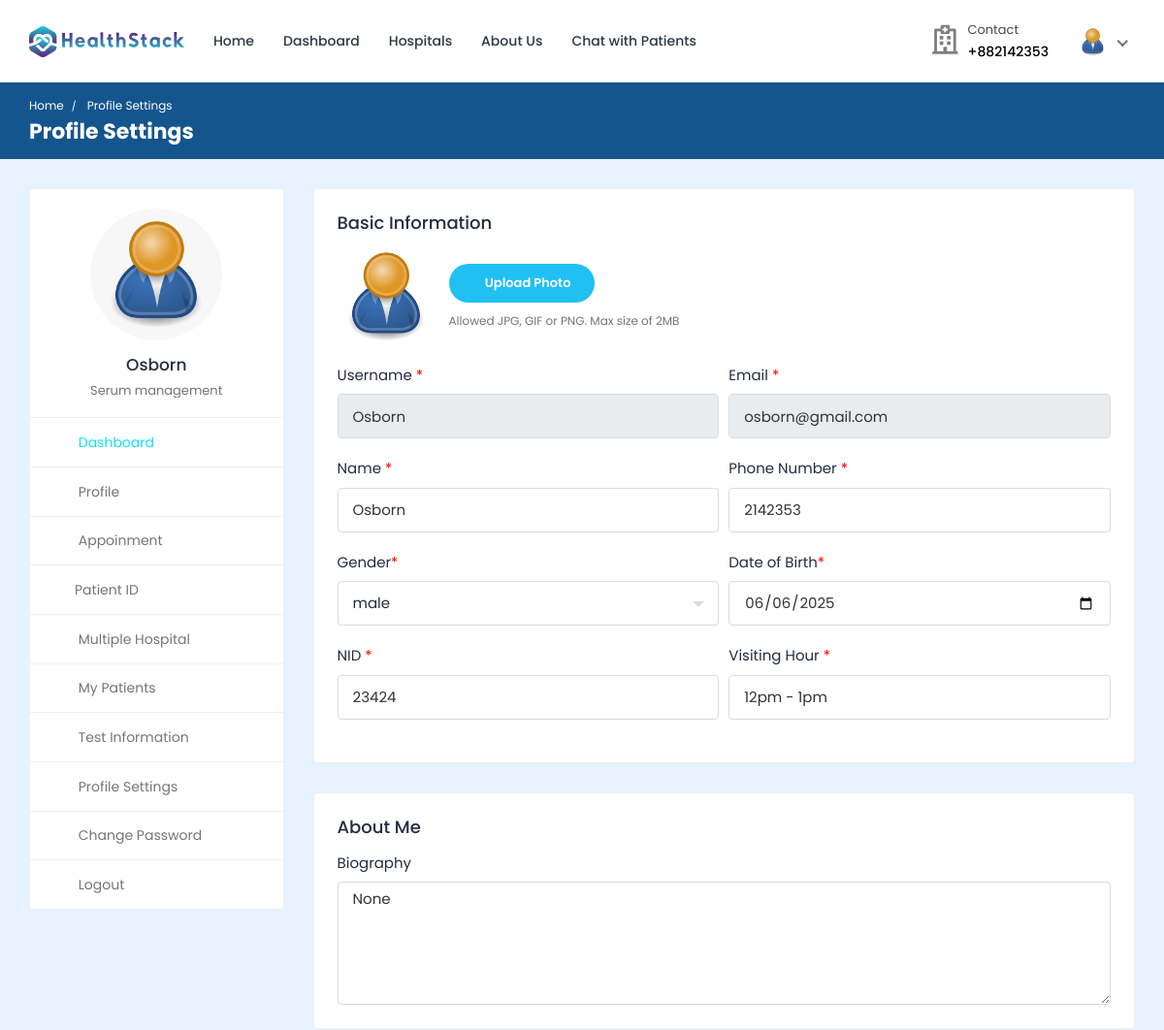
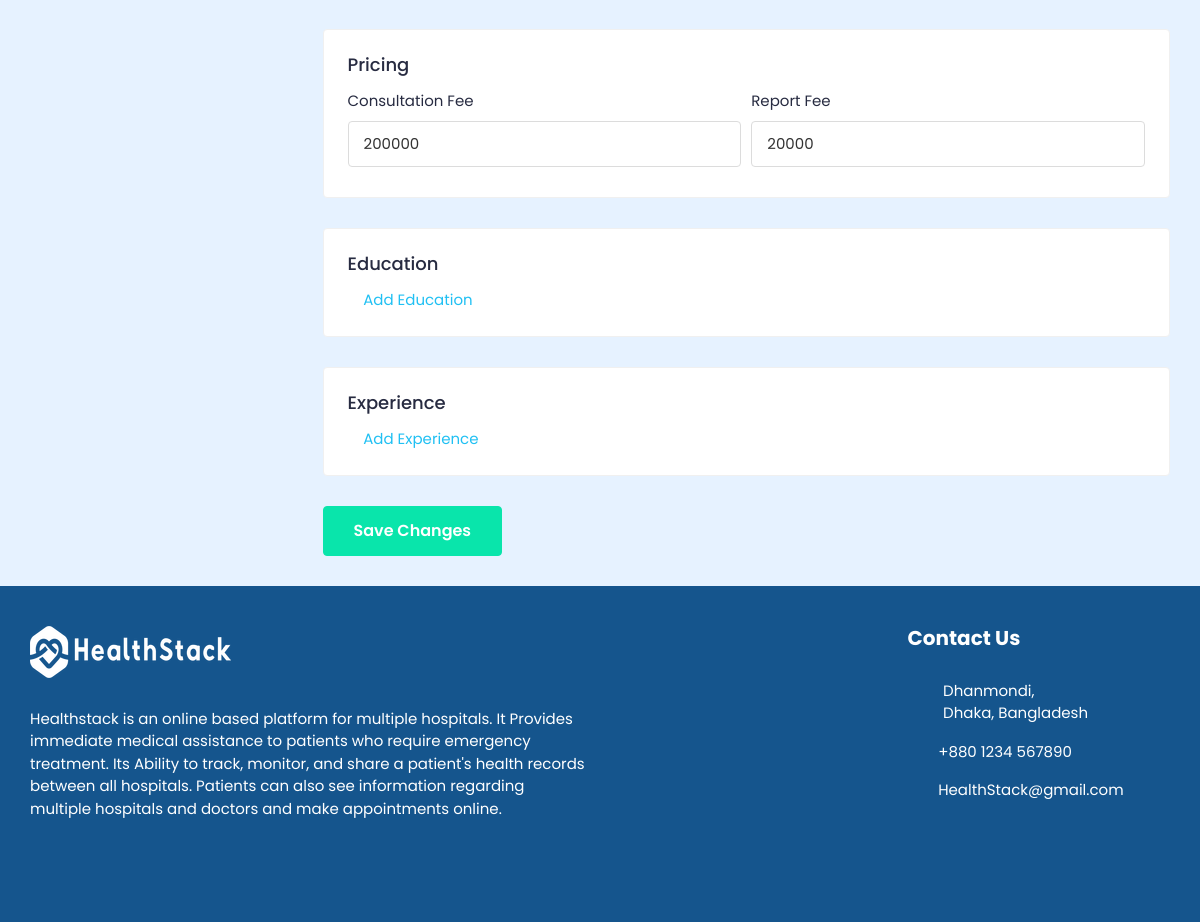
Page /doctor/doctor-profile-settings/ (signed in) on the committed database (2 pictures, top to bottom).
### doctor/models.py (models this page shows, shortened)
class Doctor_Information(models.Model):
    DOCTOR_TYPE = (
        ('Cardiologists', 'Cardiologists'),
        ('Neurologists', 'Neurologists'),
        ('Pediatricians', 'Pediatricians'),
        ('Physiatrists', 'Physiatrists'),
        ('Dermatologists', 'Dermatologists'),
    )
    doctor_id = models.AutoField(primary_key=True)
    user = models.OneToOneField(User, on_delete=models.CASCADE, null=True, blank=True, related_name='profile')
    name = models.CharField(max_length=200, null=True, blank=True)
    username = models.CharField(max_length=200, null=True, blank=True)
    gender = models.CharField(max_length=200, null=True, blank=True)
    description = models.TextField(max_length=1000, null=True, blank=True)
    department = models.CharField(max_length=200, choices=DOCTOR_TYPE, null=True, blank=True)
    department_name = models.ForeignKey(hospital_department, on_delete=models.SET_NULL, null=True, blank=True)
    specialization = models.ForeignKey(specialization, on_delete=models.SET_NULL, null=True, blank=True)
    featured_image = models.ImageField(upload_to='doctors/', default='doctors/user-default.png', null=True, blank=True)
    certificate_image = models.ImageField(upload_to='doctors_certificate/', default='doctors_certificate/default.png', null=True, blank=True)
    email = models.EmailField(max_length=200, null=True, blank=True)
    phone_number = models.CharField(max_length=200, null=True, blank=True)
    nid = models.CharField(max_length=200, null=True, blank=True)
    visiting_hour = models.CharField(max_length=200, null=True, blank=True)
    consultation_fee = models.IntegerField(null=True, blank=True)
    report_fee = models.IntegerField(null=True, blank=True)
    dob = models.CharField(max_length=200, null=True, blank=True)
    institute = models.CharField(max_length=200, null=True, blank=True)
    degree = models.CharField(max_length=200, null=True, blank=True)
    completion_year = models.CharField(max_length=200, null=True, blank=True)
    work_place = models.CharField(max_length=200, null=True, blank=True)
    designation = models.CharField(max_length=200, null=True, blank=True)
    start_year = models.CharField(max_length=200, null=True, blank=True)
    end_year = models.CharField(max_length=200, null=True, blank=True)
    register_status =  models.CharField(max_length=200, null=True, blank=True)
    hospital_name = models.ForeignKey(Hospital_Information, on_delete=models.SET_NULL, null=True, blank=True)

### hospital_admin/models.py (models this page shows, shortened)
class specialization(models.Model):
    specialization_id = models.AutoField(primary_key=True)
    specialization_name = models.CharField(max_length=200, null=True, blank=True)
    hospital = models.ForeignKey(Hospital_Information, on_delete=models.CASCADE, null=True, blank=True)

### doctor/views.py (the view, shortened to what this page needs)
# urls.py: path('doctor-profile-settings/', views.doctor_profile_settings,name='doctor-profile-settings'),
@csrf_exempt
@login_required(login_url="doctor-login")
def doctor_profile_settings(request):
    if request.user.is_doctor:
        doctor = Doctor_Information.objects.get(user=request.user)
        old_featured_image = doctor.featured_image
        if request.method == 'GET':
            educations = Education.objects.filter(doctor=doctor)
            experiences = Experience.objects.filter(doctor=doctor)
            context = {'doctor': doctor, 'educations': educations, 'experiences': experiences}
            return render(request, 'doctor-profile-settings.html', context)
    else:
        redirect('doctor-logout')

### templates/doctor-profile-settings.html (shortened to what this page needs)
{% load static %}
<!DOCTYPE html>
<html lang="en">
  <head>
    <link
      rel="stylesheet"
      href="{% static 'HealthStack-System/plugins/Normal/select2/css/select2.min.css' %}"
    />
    <link
      rel="stylesheet"
      href="{% static 'HealthStack-System/plugins/Normal/bootstrap-tagsinput/css/bootstrap-tagsinput.css' %}"
    />
    <link
      rel="stylesheet"
      href="{% static 'HealthStack-System/plugins/Normal/dropzone/dropzone.min.css' %}"
    />
    <link
      rel="stylesheet"
      href="{% static 'HealthStack-System/css/Normal/bootstrap.min.css' %}"
    />
    <link
      rel="stylesheet"
      href="{% static 'HealthStack-System/plugins/Normal/fontawesome/css/fontawesome.min.css' %}"
    />
    <link
      rel="stylesheet"
      href="{% static 'HealthStack-System/plugins/Normal/fontawesome/css/all.min.css' %}"
    />
    <link
      rel="stylesheet"
      href="% static 'HealthStack-System/plugins/fancybox/jquery.fancybox.min.css' %"
    />
    <link
      rel="stylesheet"
      href="{% static 'HealthStack-System/css/Normal/style.css' %}"
    />
  </head>
  <body>
    <div class="main-wrapper">
      <header class="header">{% include 'doctor-navbar.html' %}</header>
      <div class="breadcrumb-bar">
        <div class="container-fluid">
          <div class="row align-items-center">
            <div class="col-md-12 col-12">
              <nav aria-label="breadcrumb" class="page-breadcrumb">
                <ol class="breadcrumb">
                  <li class="breadcrumb-item"><a href="{% url 'doctor-dashboard' %}">Home</a></li>
                  <li class="breadcrumb-item active" aria-current="page">
                    Profile Settings
                  </li>
                </ol>
              </nav>
              <h2 class="breadcrumb-title">Profile Settings</h2>{% include 'message.html' %}
            </div>
          </div>
        </div>
      </div>
      <div class="content">
        <div class="container-fluid">
          <div class="row">
            <div class="col-md-5 col-lg-4 col-xl-3 theiaStickySidebar">
              <div>{% include 'doctor-sidebar.html' %}</div>
            </div>
	          <div class="col-md-7 col-lg-8 col-xl-9">
            <form action="{% url 'doctor-profile-settings' %}" method="POST" enctype="multipart/form-data">
							<div class="card">
								<div class="card-body">
									<h4 class="card-title">Basic Information</h4>
									<div class="row form-row">
										<div class="col-md-12">
											<div class="form-group">
												<div class="change-avatar">
													<div class="profile-img">
														<img src="{{doctor.featured_image.url}}" alt="User Image">
													</div>
													<div class="upload-img">
														<div class="change-photo-btn">
															<span><i class="fa fa-upload"></i> Upload Photo</span>
														</div>
														<small class="form-text text-muted">Allowed JPG, GIF or PNG. Max size of 2MB</small>
													</div>
												</div>
											</div>
										</div>
										<div class="col-md-6">
											<div class="form-group">
												<label>Username <span class="text-danger">*</span></label>
												<input type="text" class="form-control" readonly value="{{doctor.username}}" >
											</div>
										</div>
										<div class="col-md-6">
											<div class="form-group">
												<label>Email <span class="text-danger">*</span></label>
												<input type="email" class="form-control" readonly value="{{doctor.email}}">
											</div>
										</div>
										<div class="col-md-6">
											<div class="form-group">
												<label>Name <span class="text-danger">*</span></label>
												<input type="text" name="name" class="form-control" value="{{doctor.name}}">
											</div>
										</div>
										<div class="col-md-6">
											<div class="form-group">
												<label>Phone Number <span class="text-danger">*</span></label>
												<input type="number" name="number" class="form-control" value="{{doctor.phone_number}}"placeholder="Phone Number">
											</div>
										</div>
										<div class="col-md-6">
											<div class="form-group">
												<label>Gender<span class="text-danger">*</span></label>
											</div>
										</div>
										<div class="col-md-6">
											<div class="form-group mb-0">
												<label>Date of Birth<span class="text-danger">*</span></label>
												<input type="date" class="form-control" name="dob" value="{{doctor.dob}}">
											</div>
										</div>
                    <div class="col-md-6">
											<div class="form-group">
												<label>NID <span class="text-danger">*</span></label>
												<input type="number" name="nid" class="form-control" value="{{doctor.nid}}" placeholder="NID">
											</div>
										</div>
                    <div class="col-md-6">
											<div class="form-group">
												<label>Visiting Hour <span class="text-danger">*</span></label>
												<input type="text" name="visit_hour" class="form-control" value="{{doctor.visiting_hour}}" placeholder="x am - x pm">
											</div>
										</div>
									</div>
								</div>
							</div>
							<div class="card">
								<div class="card-body">
									<h4 class="card-title">About Me</h4>
									<div class="form-group mb-0">
										<label>Biography</label>
										<textarea class="form-control" rows="5" name="description">{{doctor.description}}</textarea>
									</div>
								</div>
							</div>
							<div class="card contact-card">
								<div class="card-body">
									<h4 class="card-title">Pricing</h4>
									<div class="row form-row">
										<div class="col-md-6">
											<div class="form-group">
												<label>Consultation Fee</label>
												<input type="text" name="consultation_fee" class="form-control" value="{{doctor.consultation_fee}}">
											</div>
										</div>
										<div class="col-md-6">
											<div class="form-group">
												<label class="control-label">Report Fee</label>
												<input type="text" name="report_fee" class="form-control" value="{{doctor.report_fee}}">
											</div>
										</div>
									</div>
								</div>
							</div>
							<div class="card">
								<div class="card-body">
									<h4 class="card-title">Education</h4>
									<div class="add-more">
										<a href="javascript:void(0);" class="add-education"><i class="fa fa-plus-circle"></i> Add Education</a>
									</div>
								</div>
							</div>
							<div class="card">
								<div class="card-body">
									<h4 class="card-title">Experience</h4>
									<div class="add-more">
										<a href="javascript:void(0);" class="add-experience"><i class="fa fa-plus-circle"></i> Add Experience</a>
									</div>
								</div>
							</div>
					    <div class="submit-section submit-btn-bottom">
								<button type="submit" class="btn btn-primary submit-btn">Save Changes</button>
							</div>
            </form>
						</div>
          </div>
        </div>
      </div>
      {% include 'footer.html' %}
    </div>
  </body>
</html>

### templates/doctor-navbar.html (shortened to what this page needs)
{% load static %}
<nav class="navbar navbar-expand-lg header-nav">
  <div class="navbar-header">
    <a href="{% url 'hospital_home'%}" class="navbar-brand logo">
      <img
        src="{% static 'HealthStack-System/images/Normal/logo.jpg' %}"
        class="img-fluid"
        alt="Logo"
      />
    </a>
  </div>
  <div class="main-menu-wrapper">
    <ul class="main-nav">
      <li>
        <a href="{% url 'hospital_home'%}">Home</a>
      </li>
      <li>
        <a href="{% url 'doctor-dashboard'%}">Dashboard</a>
      </li>
      <li><a href="{% url 'multiple-hospital' %}" style="text-decoration: none;">Hospitals</a></li>
      <li>
        <a href="{% url 'about-us'%}">About Us</a>
      </li>
      <li>
        <a href="{% url 'chat-home' pk=user.id %}">Chat with Patients</a>
      </li>
    </ul>
  </div>
  <ul class="nav header-navbar-rht">
    <li class="nav-item contact-item">
      <div class="header-contact-img">
        <i class="far fa-hospital"></i>
      </div>
      <div class="header-contact-detail">
        <p class="contact-header">Contact</p>
        <p class="contact-info-header">+88{{doctor.phone_number}}</p>
      </div>
    </li>
    <li class="nav-item dropdown has-arrow logged-item">
      <a href="#" class="dropdown-toggle nav-link" data-toggle="dropdown">
        <span class="user-img">
          <img
            class="rounded-circle"
            src="{{ doctor.featured_image.url }}"
            width="31"
            alt="Darren Elder"
          />
        </span>
      </a>
    </li>
  </ul>
</nav>

### templates/doctor-sidebar.html (shortened to what this page needs)
{% load static %}
<div class="profile-sidebar">
  <div class="widget-profile pro-widget-content">
    <div class="profile-info-widget">
      <a href="#" class="booking-doc-img">
        <img
          src="{{ doctor.featured_image.url }}"
          alt="User Image"
        />
      </a>
      <div class="profile-det-info">
        <h3>{{ doctor.name }}</h3>
        <div class="patient-details">
          <h5 class="mb-0">{{doctor.specialization.specialization_name}}</h5>
        </div>
      </div>
    </div>
  </div>
  <div class="dashboard-widget">
    <nav class="dashboard-menu sidebar">
      <ul>
        <li class="active">
          <a href="{% url 'doctor-dashboard' %}">
            <i class="fas fa-columns"></i>
            <span>Dashboard</span>
          </a>
        </li>
        <li>
        <a href="{% url 'doctor-profile' pk=doctor.doctor_id %}">
          <i class="fas fa-user"></i>
          <span>Profile</span>
        </a>
      </li>
        <li>
          <a href="{% url 'appointments'%}">
            <i class="fas fa-user-circle"></i>
            <span>Appoinment</span>
          </a>
        </li>
        <li class="nav-item has-submenu">
            <a href="#" class="nav-link"><i class="fas fa-search"></i><span>Patient ID</span></a>
        </li>
        <li>
          <a href="{% url 'multiple-hospital' %}">
            <i class="fas fa-hospital"></i>
            <span>Multiple Hospital</span>
          </a>
      </li>
        <li>
          <a href="{% url 'my-patients' %}">
            <i class="fas fa-user-injured"></i>
            <span>My Patients</span>
          </a>
        </li>
        <li>
          <a href="{% url 'doctor-test-list'%}" target="_blank">
            <i class="fas fa-hourglass-start"></i>
            <span>Test Information</span>
          </a>
        </li>
        <li>
          <a
            href="{% url 'doctor-profile-settings' %}"
          >
            <i class="fas fa-user-cog"></i>
            <span>Profile Settings</span>
          </a>
        </li>
        <li>
          <a href="{% url 'doctor-change-password' pk=user.id%}">
            <i class="fas fa-lock"></i>
            <span>Change Password</span>
          </a>
        </li>
        <li>
          <a href="{% url 'doctor-logout'%}">
            <i class="fas fa-sign-out-alt"></i>
            <span>Logout</span>
          </a>
        </li>
      </ul>
    </nav>
  </div>
</div>

### rows in the picture
Doctor_Information: phone_number "2142353", featured_image (placeholder picture), name "Osborn", specialization.specialization_name "Serum management", username "Osborn", email "osborn@gmail.com", number "2142353", dob "06/06/2025", nid "23424", visit_hour "12pm - 1pm", description "None", consultation_fee "200000", report_fee "20000"
